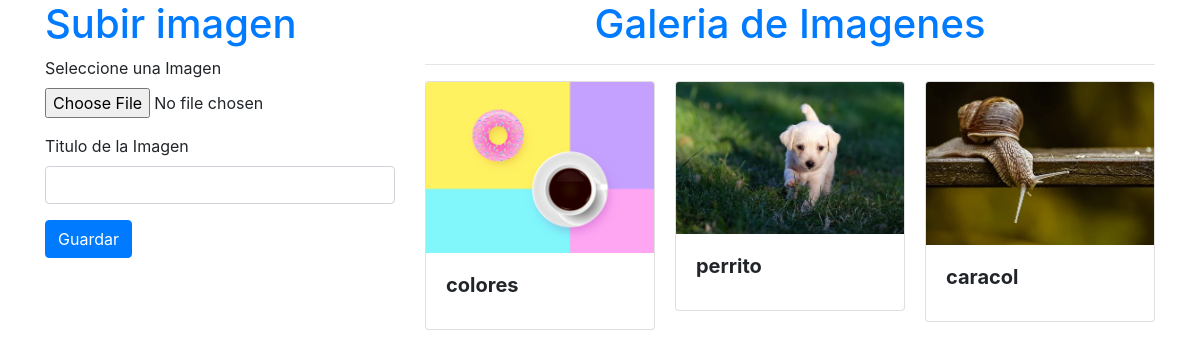
/subir_imagenes-master/index.php, run on the app's committed database.
### tables this page shows
CREATE TABLE `imagenes` (
  `cod_imagen` int(11) NOT NULL,
  `imagen` varchar(50) DEFAULT NULL,
  `nombre` varchar(50) DEFAULT NULL
);

### subir_imagenes-master/index.php (the view, shortened to what this page needs)
<?php
  include('Backend/conexion.php');
  $query = "select * from imagenes";
  $resultado = mysqli_query($conn,$query);
?>
<!DOCTYPE html>
<html lang="en">
<head>
    <link rel="stylesheet" href="https://stackpath.bootstrapcdn.com/bootstrap/4.5.0/css/bootstrap.min.css">
</head>
<body>
  <div class="container">
    <div class="row">
       <div class="col-lg-4">
         <h1 class="text-primary">Subir imagen</h1>
         <form action="Backend/subir.php" method="post" enctype="multipart/form-data">
          <div class="form-group">
              <label for="my-input">Seleccione una Imagen</label>
              <input id="my-input"  type="file" name="imagen">
          </div>
          <div class="form-group">
              <label for="my-input">Titulo de la Imagen</label>
              <input id="my-input" class="form-control" type="text" name="titulo">
          </div>
          <input type="submit" value="Guardar" class="btn btn-primary" name="Guardar">
         </form>
       </div>
       <div class="col-lg-8">
           <h1 class="text-primary text-center">Galeria de Imagenes</h1>
           <hr>
           <div class="card-columns">
               <?php foreach($resultado as $row){ ?>
         <div class="card">
      <img src="Backend/imagenes/<?php echo $row['imagen']; ?>" class="card-img-top" alt="...">
       <div class="card-body">
      <h5 class="card-title"><strong><?php echo $row['nombre']; ?></strong></h5>
    </div>
  </div>
  <?php }?>
       </div>
    </div>
  </div>
</body>
</html>

### data on the page
imagenes: imagen (picture), nombre "colores"
imagenes: imagen (picture), nombre "perrito"
imagenes: imagen (picture), nombre "caracol"
